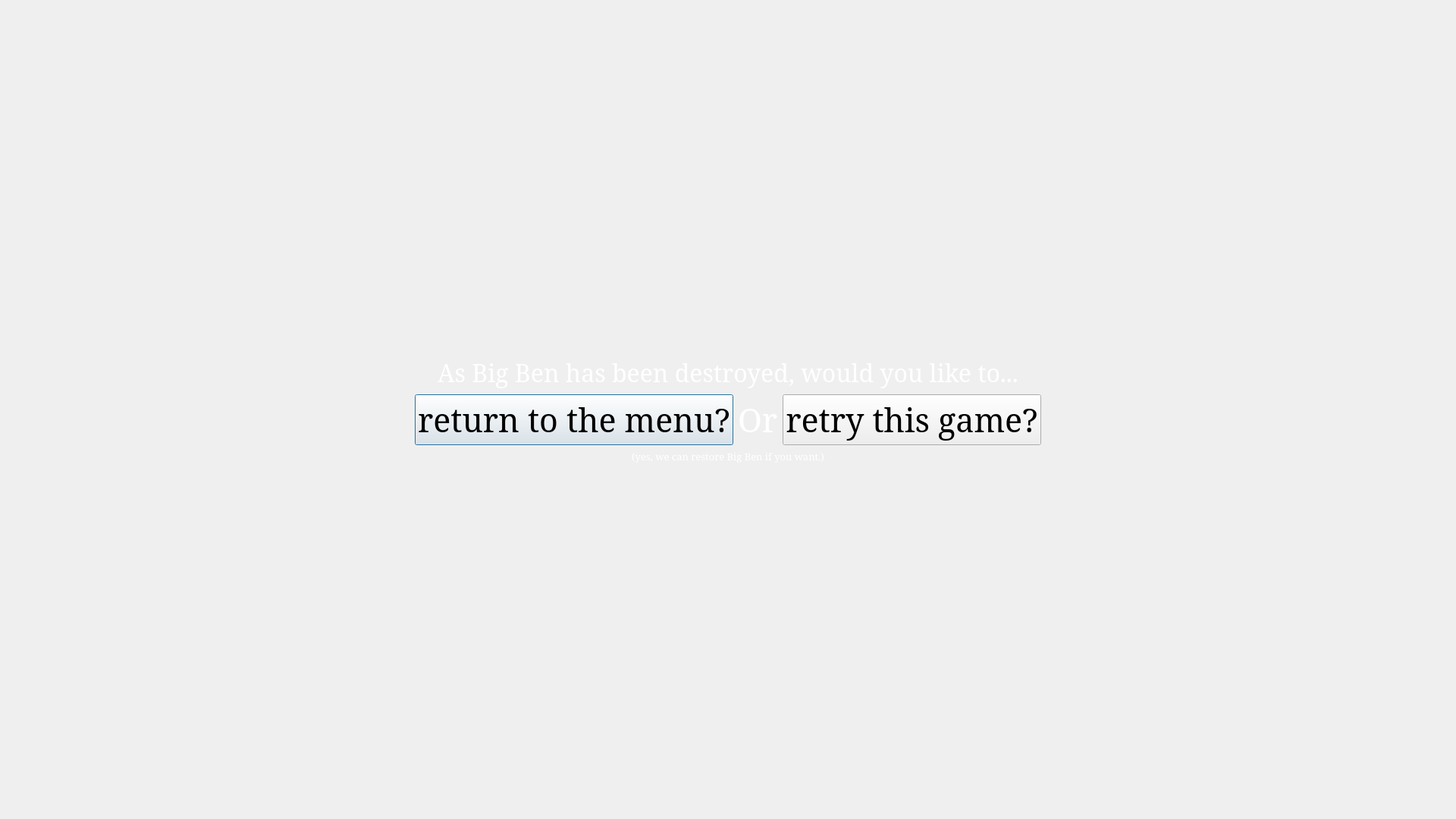
<?xml version="1.0" encoding="UTF-8"?>
<ui version="4.0">
 <class>gameOver_Moriarty</class>
 <widget class="QDialog" name="gameOver_Moriarty">
  <property name="geometry">
   <rect>
    <x>0</x>
    <y>0</y>
    <width>1920</width>
    <height>1080</height>
   </rect>
  </property>
  <property name="windowTitle">
   <string notr="true">Time Bomb</string>
  </property>
  <property name="styleSheet">
   <string notr="true">gameOver_Moriarty  {
	border-image: url(:/resources/GameOver/newsM.jpg);
}</string>
  </property>
  <layout class="QVBoxLayout" name="verticalLayout">
   <item>
    <layout class="QVBoxLayout" name="verticalLayout_2">
     <property name="leftMargin">
      <number>2</number>
     </property>
     <property name="rightMargin">
      <number>2</number>
     </property>
     <item>
      <spacer name="verticalSpacer_4">
       <property name="orientation">
        <enum>Qt::Vertical</enum>
       </property>
       <property name="sizeHint" stdset="0">
        <size>
         <width>20</width>
         <height>40</height>
        </size>
       </property>
      </spacer>
     </item>
     <item>
      <widget class="QLabel" name="Prompt">
       <property name="palette">
        <palette>
         <active>
          <colorrole role="WindowText">
           <brush brushstyle="SolidPattern">
            <color alpha="255">
             <red>255</red>
             <green>255</green>
             <blue>255</blue>
            </color>
           </brush>
          </colorrole>
         </active>
         <inactive>
          <colorrole role="WindowText">
           <brush brushstyle="SolidPattern">
            <color alpha="255">
             <red>255</red>
             <green>255</green>
             <blue>255</blue>
            </color>
           </brush>
          </colorrole>
         </inactive>
         <disabled>
          <colorrole role="WindowText">
           <brush brushstyle="SolidPattern">
            <color alpha="96">
             <red>164</red>
             <green>166</green>
             <blue>168</blue>
            </color>
           </brush>
          </colorrole>
         </disabled>
        </palette>
       </property>
       <property name="font">
        <font>
         <family>Noto Serif</family>
         <pointsize>24</pointsize>
        </font>
       </property>
       <property name="text">
        <string>As Big Ben has been destroyed, would you like to...</string>
       </property>
       <property name="alignment">
        <set>Qt::AlignCenter</set>
       </property>
      </widget>
     </item>
     <item>
      <layout class="QHBoxLayout" name="horizontalLayout">
       <item>
        <spacer name="horizontalSpacer_4">
         <property name="orientation">
          <enum>Qt::Horizontal</enum>
         </property>
         <property name="sizeHint" stdset="0">
          <size>
           <width>40</width>
           <height>20</height>
          </size>
         </property>
        </spacer>
       </item>
       <item>
        <widget class="QPushButton" name="Return_to_menu">
         <property name="palette">
          <palette>
           <active>
            <colorrole role="WindowText">
             <brush brushstyle="SolidPattern">
              <color alpha="255">
               <red>239</red>
               <green>41</green>
               <blue>41</blue>
              </color>
             </brush>
            </colorrole>
           </active>
           <inactive>
            <colorrole role="WindowText">
             <brush brushstyle="SolidPattern">
              <color alpha="255">
               <red>239</red>
               <green>41</green>
               <blue>41</blue>
              </color>
             </brush>
            </colorrole>
           </inactive>
           <disabled>
            <colorrole role="WindowText">
             <brush brushstyle="SolidPattern">
              <color alpha="96">
               <red>164</red>
               <green>166</green>
               <blue>168</blue>
              </color>
             </brush>
            </colorrole>
           </disabled>
          </palette>
         </property>
         <property name="font">
          <font>
           <family>Noto Serif</family>
           <pointsize>32</pointsize>
          </font>
         </property>
         <property name="text">
          <string>return to the menu?</string>
         </property>
        </widget>
       </item>
       <item>
        <widget class="QLabel" name="Prompt_2">
         <property name="maximumSize">
          <size>
           <width>16777215</width>
           <height>16777215</height>
          </size>
         </property>
         <property name="palette">
          <palette>
           <active>
            <colorrole role="WindowText">
             <brush brushstyle="SolidPattern">
              <color alpha="255">
               <red>255</red>
               <green>255</green>
               <blue>255</blue>
              </color>
             </brush>
            </colorrole>
           </active>
           <inactive>
            <colorrole role="WindowText">
             <brush brushstyle="SolidPattern">
              <color alpha="255">
               <red>255</red>
               <green>255</green>
               <blue>255</blue>
              </color>
             </brush>
            </colorrole>
           </inactive>
           <disabled>
            <colorrole role="WindowText">
             <brush brushstyle="SolidPattern">
              <color alpha="96">
               <red>164</red>
               <green>166</green>
               <blue>168</blue>
              </color>
             </brush>
            </colorrole>
           </disabled>
          </palette>
         </property>
         <property name="font">
          <font>
           <family>Noto Serif</family>
           <pointsize>32</pointsize>
          </font>
         </property>
         <property name="text">
          <string>Or</string>
         </property>
        </widget>
       </item>
       <item>
        <widget class="QPushButton" name="Retry">
         <property name="palette">
          <palette>
           <active>
            <colorrole role="WindowText">
             <brush brushstyle="SolidPattern">
              <color alpha="255">
               <red>239</red>
               <green>41</green>
               <blue>41</blue>
              </color>
             </brush>
            </colorrole>
           </active>
           <inactive>
            <colorrole role="WindowText">
             <brush brushstyle="SolidPattern">
              <color alpha="255">
               <red>239</red>
               <green>41</green>
               <blue>41</blue>
              </color>
             </brush>
            </colorrole>
           </inactive>
           <disabled>
            <colorrole role="WindowText">
             <brush brushstyle="SolidPattern">
              <color alpha="96">
               <red>164</red>
               <green>166</green>
               <blue>168</blue>
              </color>
             </brush>
            </colorrole>
           </disabled>
          </palette>
         </property>
         <property name="font">
          <font>
           <family>Noto Serif</family>
           <pointsize>32</pointsize>
          </font>
         </property>
         <property name="text">
          <string>retry this game?</string>
         </property>
        </widget>
       </item>
       <item>
        <spacer name="horizontalSpacer_3">
         <property name="orientation">
          <enum>Qt::Horizontal</enum>
         </property>
         <property name="sizeHint" stdset="0">
          <size>
           <width>40</width>
           <height>20</height>
          </size>
         </property>
        </spacer>
       </item>
      </layout>
     </item>
     <item>
      <widget class="QLabel" name="Prompt_6">
       <property name="maximumSize">
        <size>
         <width>16777215</width>
         <height>21</height>
        </size>
       </property>
       <property name="palette">
        <palette>
         <active>
          <colorrole role="WindowText">
           <brush brushstyle="SolidPattern">
            <color alpha="255">
             <red>255</red>
             <green>255</green>
             <blue>255</blue>
            </color>
           </brush>
          </colorrole>
         </active>
         <inactive>
          <colorrole role="WindowText">
           <brush brushstyle="SolidPattern">
            <color alpha="255">
             <red>255</red>
             <green>255</green>
             <blue>255</blue>
            </color>
           </brush>
          </colorrole>
         </inactive>
         <disabled>
          <colorrole role="WindowText">
           <brush brushstyle="SolidPattern">
            <color alpha="96">
             <red>164</red>
             <green>166</green>
             <blue>168</blue>
            </color>
           </brush>
          </colorrole>
         </disabled>
        </palette>
       </property>
       <property name="font">
        <font>
         <family>Noto Serif</family>
         <pointsize>10</pointsize>
        </font>
       </property>
       <property name="text">
        <string>(yes, we can restore Big Ben if you want.)</string>
       </property>
       <property name="alignment">
        <set>Qt::AlignCenter</set>
       </property>
      </widget>
     </item>
     <item>
      <spacer name="verticalSpacer_6">
       <property name="orientation">
        <enum>Qt::Vertical</enum>
       </property>
       <property name="sizeHint" stdset="0">
        <size>
         <width>20</width>
         <height>40</height>
        </size>
       </property>
      </spacer>
     </item>
    </layout>
   </item>
  </layout>
 </widget>
 <resources/>
 <connections/>
</ui>
